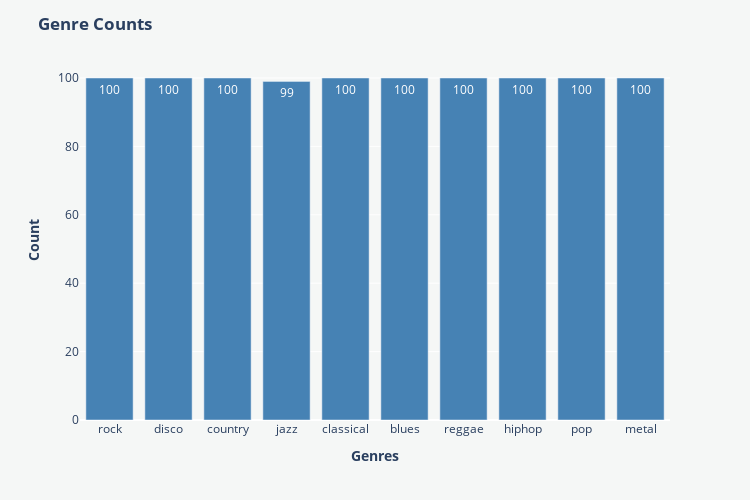

The notebook cell saved with this chart:
### Code cell
paper_color = '#f5f7f6'
bg_color = '#f5f7f6'
colormap = 'cividis'
labels = {} # Initializing empty list

# Defining a function to count labels
def count_genres(df):
    for sample in df:
        genre_label = id2label_function(sample['genre'])

        if genre_label in labels:
            labels[genre_label] += 1

        else:
            labels[genre_label] = 1

# Counting labels in both sets
count_genres(df['train'])
count_genres(df['validation'])
count_genres(df['test'])

# Obtaining genres and count values
genres = list(labels.keys())
counts = list(labels.values())

# Plotting bar plot
fig = px.bar(x = genres, y = counts, text = counts)
fig.update_traces(marker=dict(color="#4682B4"))
fig.update_layout(title = '<b>Genre Counts</b>', showlegend = True, height = 500, width = 750,
                 plot_bgcolor=bg_color,paper_bgcolor=paper_color)
fig.update_yaxes(title_text = '<b>Count</b>')
fig.update_xaxes(title = '<b>Genres</b>')

fig.show()

### Figure 1 — Plotly figure (JSON) as saved in the notebook; plotly's stock layout.template omitted (floating-point values rounded to 4 significant figures)
{"data": [{"hovertemplate": "x=%{x}<br>y=%{y}<br>text=%{text}<extra></extra>", "legendgroup": "", "marker": {"color": "#4682B4", "pattern": {"shape": ""}}, "name": "", "orientation": "v", "showlegend": false, "text": [100.0, 100.0, 100.0, 99.0, 100.0, 100.0, 100.0, 100.0, 100.0, 100.0], "textposition": "auto", "type": "bar", "x": ["rock", "disco", "country", "jazz", "classical", "blues", "reggae", "hiphop", "pop", "metal"], "xaxis": "x", "y": [100, 100, 100, 99, 100, 100, 100, 100, 100, 100], "yaxis": "y"}], "layout": {"barmode": "relative", "height": 500, "legend": {"tracegroupgap": 0}, "margin": {"t": 60}, "paper_bgcolor": "#f5f7f6", "plot_bgcolor": "#f5f7f6", "showlegend": true, "title": {"text": "<b>Genre Counts</b>"}, "width": 750, "xaxis": {"anchor": "y", "domain": [0, 1], "title": {"text": "<b>Genres</b>"}}, "yaxis": {"anchor": "x", "domain": [0, 1], "title": {"text": "<b>Count</b>"}}}}
